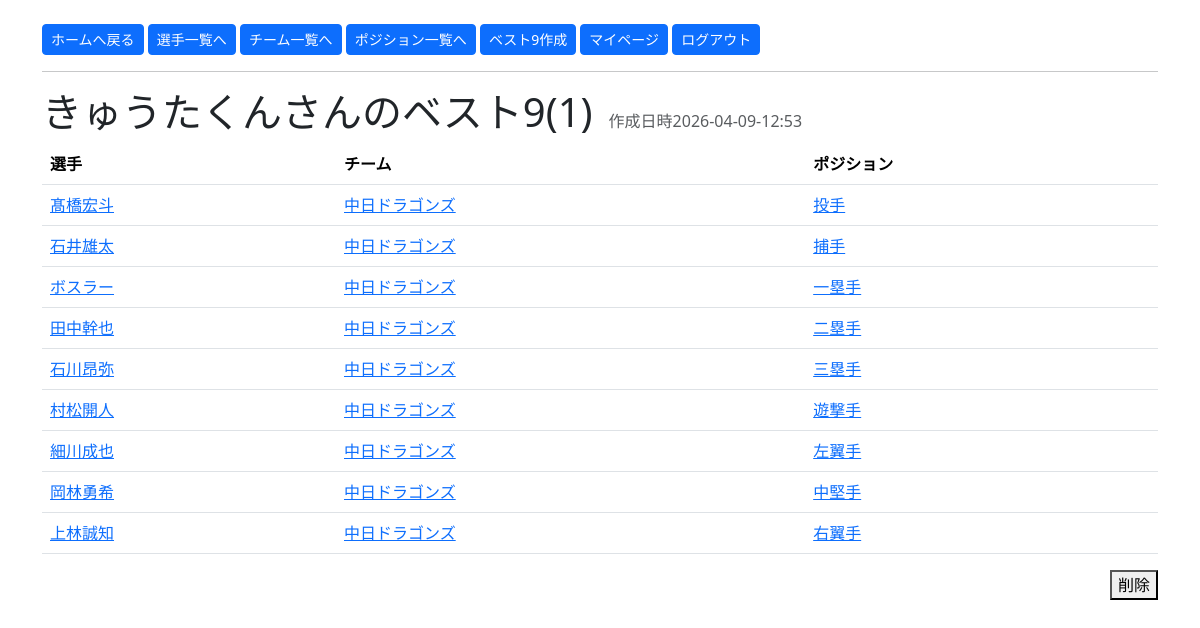
The app's page /bestnine/1 (signed in) with its own data.
### app/models.py (models this page shows, shortened)
class BestNine(db.Model):
    id = Column(Integer, primary_key=True)
    name = Column(String(50), nullable=False)
    created_at = Column(DateTime, default=lambda:datetime.now(UTC).replace(tzinfo=None), nullable=False)
    @property
    def created_at_jst(self):
        if self.created_at is None:
            return None
        if self.created_at.tzinfo is None:
            utc_dt = self.created_at.replace(tzinfo=UTC)
        else:
            utc_dt = self.created_at
        return utc_dt.astimezone(ZoneInfo("Asia/Tokyo"))
    user_id = Column(Integer, ForeignKey("user.id"), nullable=False)
    best_nine_slots = relationship("BestNineSlot",
                                    backref="best_nine",
                                    cascade="all, delete-orphan",#orphan-孤児
                                    lazy="select"
                                )

class BestNineSlot(db.Model):
    id = Column(Integer, primary_key=True)
    position_id = Column(Integer, ForeignKey("position.id"), nullable=False)
    player_id = Column(Integer, ForeignKey("player.id"), nullable=True)
    best_nine_id = Column(Integer, ForeignKey("best_nine.id"), nullable=False)

class Player(db.Model):
    id = Column(Integer, primary_key=True)
    name = Column(String(50), nullable=False)
    team_id = Column(Integer, ForeignKey("team.id"), nullable=False)
    position_id = Column(Integer, ForeignKey("position.id"), nullable=False)
    best_nine_slots = relationship("BestNineSlot", backref="player", lazy="select")

class Team(db.Model):
    id = Column(Integer, primary_key=True)
    name = Column(String(20), unique=True, nullable=False)
    players = relationship("Player", backref="team", lazy="select")

class Position(db.Model):
    id = Column(Integer, primary_key=True)
    name = Column(String(20), unique=True, nullable=False)
    players  = relationship("Player", backref="position", lazy="select")
    best_nine_slots = relationship("BestNineSlot", backref="position", lazy="select")

### app/routes.py (the view)
@main.route("/bestnine/<int:id>")
@login_required
def bestnine_detail(id):
    bestnine = BestNine.query.get_or_404(id)
    print(bestnine.created_at)
    print(bestnine.created_at.tzinfo)
    return render_template("bestnine_detail.html", bestnine=bestnine)

### app/auth.py (called while the page is built)
@login_manager.user_loader
def load_user(user_id):
    return db.session.get(User, int(user_id)) #User.query.get(int(user_id))古い書き方

### app/templates/bestnine_detail.html (shortened to what this page needs)
{% extends "layout.html" %}
{% block content %}
    <h1 class="d-flex align-items-baseline gap-3">
            <span>{{ bestnine.name }}</span>
            <small class="text-muted fs-6">
                作成日時{{ bestnine.created_at_jst.strftime("%Y-%m-%d-%H:%M") }}
            </small>
    </h1>
    <table class="table">
        <thead>
            <tr>
                <th>選手</th>
                <th>チーム</th>
                <th>ポジション</th>
            </tr>
        </thead>
        <tbody>
            {% for slot in bestnine.best_nine_slots %}
                <tr>
                    <td><a href="{{ url_for('main.player', id=slot.player.id) }}">{{ slot.player.name }}</a></td>
                    <td><a href="{{ url_for('main.team', id=slot.player.team.id)}}">{{ slot.player.team.name }}</a></td>
                    <td><a href="{{ url_for('main.position', id=slot.position.id) }}">{{ slot.position.name }}</a></td>
                </tr>
            {% endfor %}
        </tbody>
    </table>
    <form action="{{ url_for('main.bestnine_delete', id=bestnine.id) }}"  style="text-align: right" method="POST">
        <button type="submit">削除</button>
    </form>
{% endblock %}

### records on screen
BestNine: name "きゅうたくんさんのベスト9(1)", created_at_jst "2026-04-09-12:53"
BestNineSlot: player.name "髙橋宏斗", player.team.name "中日ドラゴンズ", position.name "投手"
BestNineSlot: player.name "石井雄太", player.team.name "中日ドラゴンズ", position.name "捕手"
BestNineSlot: player.name "ボスラー", player.team.name "中日ドラゴンズ", position.name "一塁手"
BestNineSlot: player.name "田中幹也", player.team.name "中日ドラゴンズ", position.name "二塁手"
BestNineSlot: player.name "石川昂弥", player.team.name "中日ドラゴンズ", position.name "三塁手"
BestNineSlot: player.name "村松開人", player.team.name "中日ドラゴンズ", position.name "遊撃手"
BestNineSlot: player.name "細川成也", player.team.name "中日ドラゴンズ", position.name "左翼手"
BestNineSlot: player.name "岡林勇希", player.team.name "中日ドラゴンズ", position.name "中堅手"
BestNineSlot: player.name "上林誠知", player.team.name "中日ドラゴンズ", position.name "右翼手"
